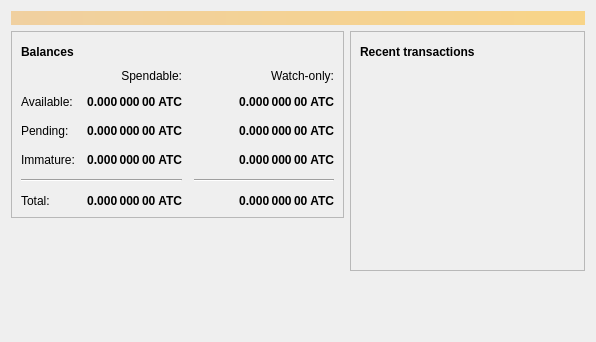
<?xml version="1.0" encoding="UTF-8"?>
<ui version="4.0">
 <class>OverviewPage</class>
 <widget class="QWidget" name="OverviewPage">
  <property name="geometry">
   <rect>
    <x>0</x>
    <y>0</y>
    <width>596</width>
    <height>342</height>
   </rect>
  </property>
  <property name="windowTitle">
   <string>Form</string>
  </property>
  <layout class="QVBoxLayout" name="topLayout">
   <item>
    <widget class="QLabel" name="labelAlerts">
     <property name="visible">
      <bool>false</bool>
     </property>
     <property name="styleSheet">
      <string notr="true">QLabel { background-color: qlineargradient(x1: 0, y1: 0, x2: 1, y2: 0, stop:0 #F0D0A0, stop:1 #F8D488); color:#000000; }</string>
     </property>
     <property name="wordWrap">
      <bool>true</bool>
     </property>
     <property name="margin">
      <number>3</number>
     </property>
     <property name="textInteractionFlags">
      <set>Qt::TextSelectableByMouse</set>
     </property>
    </widget>
   </item>
   <item>
    <layout class="QHBoxLayout" name="horizontalLayout" stretch="1,1">
     <item>
      <layout class="QVBoxLayout" name="verticalLayout_2">
       <item>
        <widget class="QFrame" name="frame">
         <property name="frameShape">
          <enum>QFrame::StyledPanel</enum>
         </property>
         <property name="frameShadow">
          <enum>QFrame::Raised</enum>
         </property>
         <layout class="QVBoxLayout" name="verticalLayout_4">
          <item>
           <layout class="QHBoxLayout" name="horizontalLayout_4">
            <item>
             <widget class="QLabel" name="label_5">
              <property name="font">
               <font>
                <weight>75</weight>
                <bold>true</bold>
               </font>
              </property>
              <property name="text">
               <string>Balances</string>
              </property>
             </widget>
            </item>
            <item>
             <widget class="QPushButton" name="labelWalletStatus">
              <property name="enabled">
               <bool>true</bool>
              </property>
              <property name="maximumSize">
               <size>
                <width>30</width>
                <height>16777215</height>
               </size>
              </property>
              <property name="toolTip">
               <string>The displayed information may be out of date. Your wallet automatically synchronizes with the Altcoin network after a connection is established, but this process has not completed yet.</string>
              </property>
              <property name="text">
               <string/>
              </property>
              <property name="icon">
               <iconset resource="../bitcoin.qrc">
                <normaloff>:/icons/warning</normaloff>
                <disabledoff>:/icons/warning</disabledoff>:/icons/warning</iconset>
              </property>
              <property name="iconSize">
               <size>
                <width>24</width>
                <height>24</height>
               </size>
              </property>
              <property name="flat">
               <bool>true</bool>
              </property>
             </widget>
            </item>
            <item>
             <spacer name="horizontalSpacer_3">
              <property name="orientation">
               <enum>Qt::Horizontal</enum>
              </property>
              <property name="sizeHint" stdset="0">
               <size>
                <width>40</width>
                <height>20</height>
               </size>
              </property>
             </spacer>
            </item>
           </layout>
          </item>
          <item>
           <layout class="QGridLayout" name="gridLayout">
            <property name="spacing">
             <number>12</number>
            </property>
            <item row="2" column="2">
             <widget class="QLabel" name="labelWatchPending">
              <property name="font">
               <font>
                <weight>75</weight>
                <bold>true</bold>
               </font>
              </property>
              <property name="cursor">
               <cursorShape>IBeamCursor</cursorShape>
              </property>
              <property name="toolTip">
               <string>Unconfirmed transactions to watch-only addresses</string>
              </property>
              <property name="text">
               <string notr="true">0.000 000 00 ATC</string>
              </property>
              <property name="alignment">
               <set>Qt::AlignRight|Qt::AlignTrailing|Qt::AlignVCenter</set>
              </property>
              <property name="textInteractionFlags">
               <set>Qt::LinksAccessibleByMouse|Qt::TextSelectableByKeyboard|Qt::TextSelectableByMouse</set>
              </property>
             </widget>
            </item>
            <item row="2" column="1">
             <widget class="QLabel" name="labelUnconfirmed">
              <property name="font">
               <font>
                <weight>75</weight>
                <bold>true</bold>
               </font>
              </property>
              <property name="cursor">
               <cursorShape>IBeamCursor</cursorShape>
              </property>
              <property name="toolTip">
               <string>Total of transactions that have yet to be confirmed, and do not yet count toward the spendable balance</string>
              </property>
              <property name="text">
               <string notr="true">0.000 000 00 ATC</string>
              </property>
              <property name="alignment">
               <set>Qt::AlignRight|Qt::AlignTrailing|Qt::AlignVCenter</set>
              </property>
              <property name="textInteractionFlags">
               <set>Qt::LinksAccessibleByMouse|Qt::TextSelectableByKeyboard|Qt::TextSelectableByMouse</set>
              </property>
             </widget>
            </item>
            <item row="3" column="2">
             <widget class="QLabel" name="labelWatchImmature">
              <property name="font">
               <font>
                <weight>75</weight>
                <bold>true</bold>
               </font>
              </property>
              <property name="cursor">
               <cursorShape>IBeamCursor</cursorShape>
              </property>
              <property name="toolTip">
               <string>Mined balance in watch-only addresses that has not yet matured</string>
              </property>
              <property name="text">
               <string notr="true">0.000 000 00 ATC</string>
              </property>
              <property name="alignment">
               <set>Qt::AlignRight|Qt::AlignTrailing|Qt::AlignVCenter</set>
              </property>
              <property name="textInteractionFlags">
               <set>Qt::LinksAccessibleByMouse|Qt::TextSelectableByKeyboard|Qt::TextSelectableByMouse</set>
              </property>
             </widget>
            </item>
            <item row="4" column="0" colspan="2">
             <widget class="Line" name="line">
              <property name="orientation">
               <enum>Qt::Horizontal</enum>
              </property>
             </widget>
            </item>
            <item row="4" column="2">
             <widget class="Line" name="lineWatchBalance">
              <property name="sizePolicy">
               <sizepolicy hsizetype="Preferred" vsizetype="Fixed">
                <horstretch>0</horstretch>
                <verstretch>0</verstretch>
               </sizepolicy>
              </property>
              <property name="minimumSize">
               <size>
                <width>140</width>
                <height>0</height>
               </size>
              </property>
              <property name="orientation">
               <enum>Qt::Horizontal</enum>
              </property>
             </widget>
            </item>
            <item row="5" column="0">
             <widget class="QLabel" name="labelTotalText">
              <property name="text">
               <string>Total:</string>
              </property>
             </widget>
            </item>
            <item row="3" column="1">
             <widget class="QLabel" name="labelImmature">
              <property name="font">
               <font>
                <weight>75</weight>
                <bold>true</bold>
               </font>
              </property>
              <property name="cursor">
               <cursorShape>IBeamCursor</cursorShape>
              </property>
              <property name="toolTip">
               <string>Mined balance that has not yet matured</string>
              </property>
              <property name="text">
               <string notr="true">0.000 000 00 ATC</string>
              </property>
              <property name="alignment">
               <set>Qt::AlignRight|Qt::AlignTrailing|Qt::AlignVCenter</set>
              </property>
              <property name="textInteractionFlags">
               <set>Qt::LinksAccessibleByMouse|Qt::TextSelectableByKeyboard|Qt::TextSelectableByMouse</set>
              </property>
             </widget>
            </item>
            <item row="2" column="3">
             <spacer name="horizontalSpacer_2">
              <property name="orientation">
               <enum>Qt::Horizontal</enum>
              </property>
              <property name="sizeHint" stdset="0">
               <size>
                <width>40</width>
                <height>20</height>
               </size>
              </property>
             </spacer>
            </item>
            <item row="3" column="0">
             <widget class="QLabel" name="labelImmatureText">
              <property name="text">
               <string>Immature:</string>
              </property>
             </widget>
            </item>
            <item row="5" column="1">
             <widget class="QLabel" name="labelTotal">
              <property name="font">
               <font>
                <weight>75</weight>
                <bold>true</bold>
               </font>
              </property>
              <property name="cursor">
               <cursorShape>IBeamCursor</cursorShape>
              </property>
              <property name="toolTip">
               <string>Your current total balance</string>
              </property>
              <property name="text">
               <string notr="true">0.000 000 00 ATC</string>
              </property>
              <property name="alignment">
               <set>Qt::AlignRight|Qt::AlignTrailing|Qt::AlignVCenter</set>
              </property>
              <property name="textInteractionFlags">
               <set>Qt::LinksAccessibleByMouse|Qt::TextSelectableByKeyboard|Qt::TextSelectableByMouse</set>
              </property>
             </widget>
            </item>
            <item row="5" column="2">
             <widget class="QLabel" name="labelWatchTotal">
              <property name="font">
               <font>
                <weight>75</weight>
                <bold>true</bold>
               </font>
              </property>
              <property name="cursor">
               <cursorShape>IBeamCursor</cursorShape>
              </property>
              <property name="toolTip">
               <string>Current total balance in watch-only addresses</string>
              </property>
              <property name="text">
               <string notr="true">0.000 000 00 ATC</string>
              </property>
              <property name="alignment">
               <set>Qt::AlignRight|Qt::AlignTrailing|Qt::AlignVCenter</set>
              </property>
              <property name="textInteractionFlags">
               <set>Qt::LinksAccessibleByMouse|Qt::TextSelectableByKeyboard|Qt::TextSelectableByMouse</set>
              </property>
             </widget>
            </item>
            <item row="0" column="2">
             <widget class="QLabel" name="labelWatchonly">
              <property name="text">
               <string>Watch-only:</string>
              </property>
              <property name="alignment">
               <set>Qt::AlignRight|Qt::AlignTrailing|Qt::AlignVCenter</set>
              </property>
             </widget>
            </item>
            <item row="1" column="0">
             <widget class="QLabel" name="labelBalanceText">
              <property name="text">
               <string>Available:</string>
              </property>
             </widget>
            </item>
            <item row="1" column="1">
             <widget class="QLabel" name="labelBalance">
              <property name="font">
               <font>
                <weight>75</weight>
                <bold>true</bold>
               </font>
              </property>
              <property name="cursor">
               <cursorShape>IBeamCursor</cursorShape>
              </property>
              <property name="toolTip">
               <string>Your current spendable balance</string>
              </property>
              <property name="text">
               <string notr="true">0.000 000 00 ATC</string>
              </property>
              <property name="alignment">
               <set>Qt::AlignRight|Qt::AlignTrailing|Qt::AlignVCenter</set>
              </property>
              <property name="textInteractionFlags">
               <set>Qt::LinksAccessibleByMouse|Qt::TextSelectableByKeyboard|Qt::TextSelectableByMouse</set>
              </property>
             </widget>
            </item>
            <item row="1" column="2">
             <widget class="QLabel" name="labelWatchAvailable">
              <property name="font">
               <font>
                <weight>75</weight>
                <bold>true</bold>
               </font>
              </property>
              <property name="cursor">
               <cursorShape>IBeamCursor</cursorShape>
              </property>
              <property name="toolTip">
               <string>Your current balance in watch-only addresses</string>
              </property>
              <property name="text">
               <string notr="true">0.000 000 00 ATC</string>
              </property>
              <property name="alignment">
               <set>Qt::AlignRight|Qt::AlignTrailing|Qt::AlignVCenter</set>
              </property>
              <property name="textInteractionFlags">
               <set>Qt::LinksAccessibleByMouse|Qt::TextSelectableByKeyboard|Qt::TextSelectableByMouse</set>
              </property>
             </widget>
            </item>
            <item row="2" column="0">
             <widget class="QLabel" name="labelPendingText">
              <property name="text">
               <string>Pending:</string>
              </property>
             </widget>
            </item>
            <item row="0" column="1">
             <widget class="QLabel" name="labelSpendable">
              <property name="text">
               <string>Spendable:</string>
              </property>
              <property name="alignment">
               <set>Qt::AlignRight|Qt::AlignTrailing|Qt::AlignVCenter</set>
              </property>
             </widget>
            </item>
           </layout>
          </item>
         </layout>
        </widget>
       </item>
       <item>
        <spacer name="verticalSpacer">
         <property name="orientation">
          <enum>Qt::Vertical</enum>
         </property>
         <property name="sizeHint" stdset="0">
          <size>
           <width>20</width>
           <height>40</height>
          </size>
         </property>
        </spacer>
       </item>
      </layout>
     </item>
     <item>
      <layout class="QVBoxLayout" name="verticalLayout_3">
       <item>
        <widget class="QFrame" name="frame_2">
         <property name="frameShape">
          <enum>QFrame::StyledPanel</enum>
         </property>
         <property name="frameShadow">
          <enum>QFrame::Raised</enum>
         </property>
         <layout class="QVBoxLayout" name="verticalLayout">
          <item>
           <layout class="QHBoxLayout" name="horizontalLayout_2">
            <item>
             <widget class="QLabel" name="label_4">
              <property name="font">
               <font>
                <weight>75</weight>
                <bold>true</bold>
               </font>
              </property>
              <property name="text">
               <string>Recent transactions</string>
              </property>
             </widget>
            </item>
            <item>
             <widget class="QPushButton" name="labelTransactionsStatus">
              <property name="enabled">
               <bool>true</bool>
              </property>
              <property name="maximumSize">
               <size>
                <width>30</width>
                <height>16777215</height>
               </size>
              </property>
              <property name="toolTip">
               <string>The displayed information may be out of date. Your wallet automatically synchronizes with the Altcoin network after a connection is established, but this process has not completed yet.</string>
              </property>
              <property name="text">
               <string/>
              </property>
              <property name="icon">
               <iconset resource="../bitcoin.qrc">
                <normaloff>:/icons/warning</normaloff>
                <disabledoff>:/icons/warning</disabledoff>:/icons/warning</iconset>
              </property>
              <property name="iconSize">
               <size>
                <width>24</width>
                <height>24</height>
               </size>
              </property>
              <property name="flat">
               <bool>true</bool>
              </property>
             </widget>
            </item>
            <item>
             <spacer name="horizontalSpacer">
              <property name="orientation">
               <enum>Qt::Horizontal</enum>
              </property>
              <property name="sizeHint" stdset="0">
               <size>
                <width>40</width>
                <height>20</height>
               </size>
              </property>
             </spacer>
            </item>
           </layout>
          </item>
          <item>
           <widget class="QListView" name="listTransactions">
            <property name="styleSheet">
             <string notr="true">QListView { background: transparent; }</string>
            </property>
            <property name="frameShape">
             <enum>QFrame::NoFrame</enum>
            </property>
            <property name="verticalScrollBarPolicy">
             <enum>Qt::ScrollBarAlwaysOff</enum>
            </property>
            <property name="horizontalScrollBarPolicy">
             <enum>Qt::ScrollBarAlwaysOff</enum>
            </property>
            <property name="selectionMode">
             <enum>QAbstractItemView::NoSelection</enum>
            </property>
           </widget>
          </item>
         </layout>
        </widget>
       </item>
       <item>
        <spacer name="verticalSpacer_2">
         <property name="orientation">
          <enum>Qt::Vertical</enum>
         </property>
         <property name="sizeHint" stdset="0">
          <size>
           <width>20</width>
           <height>40</height>
          </size>
         </property>
        </spacer>
       </item>
      </layout>
     </item>
    </layout>
   </item>
  </layout>
 </widget>
 <resources/>
 <connections/>
</ui>
